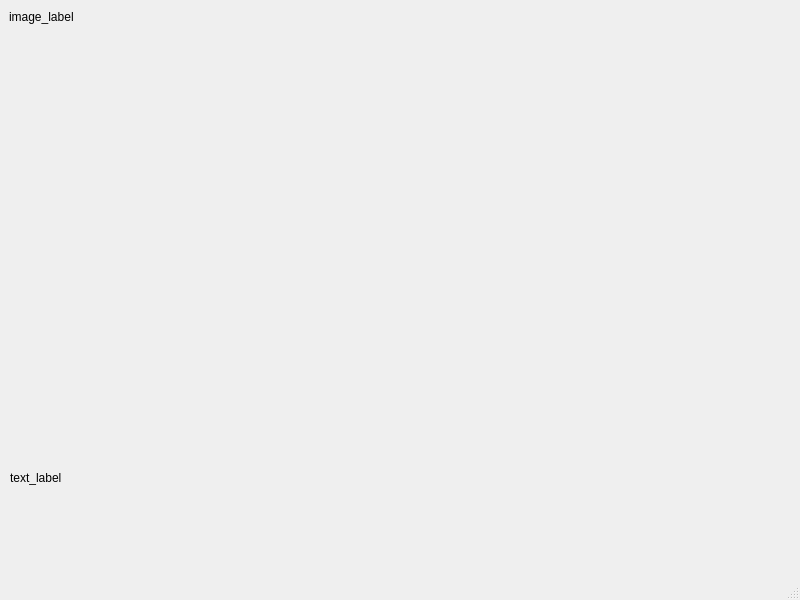
<?xml version="1.0" encoding="UTF-8"?>
<ui version="4.0">
 <class>MainWindow</class>
 <widget class="QMainWindow" name="MainWindow">
  <property name="geometry">
   <rect>
    <x>0</x>
    <y>0</y>
    <width>800</width>
    <height>600</height>
   </rect>
  </property>
  <property name="mouseTracking">
   <bool>true</bool>
  </property>
  <property name="acceptDrops">
   <bool>true</bool>
  </property>
  <property name="windowTitle">
   <string>MainWindow</string>
  </property>
  <property name="autoFillBackground">
   <bool>true</bool>
  </property>
  <widget class="QWidget" name="centralwidget">
   <widget class="QLabel" name="label">
    <property name="geometry">
     <rect>
      <x>9</x>
      <y>9</y>
      <width>66</width>
      <height>16</height>
     </rect>
    </property>
    <property name="mouseTracking">
     <bool>true</bool>
    </property>
    <property name="text">
     <string>image_label</string>
    </property>
    <property name="scaledContents">
     <bool>true</bool>
    </property>
   </widget>
   <widget class="QLabel" name="RGBLabel">
    <property name="geometry">
     <rect>
      <x>10</x>
      <y>470</y>
      <width>421</width>
      <height>16</height>
     </rect>
    </property>
    <property name="text">
     <string>text_label</string>
    </property>
   </widget>
  </widget>
  <widget class="QMenuBar" name="menubar">
   <property name="geometry">
    <rect>
     <x>0</x>
     <y>0</y>
     <width>800</width>
     <height>22</height>
    </rect>
   </property>
  </widget>
  <widget class="QStatusBar" name="statusbar"/>
 </widget>
 <resources/>
 <connections/>
</ui>
